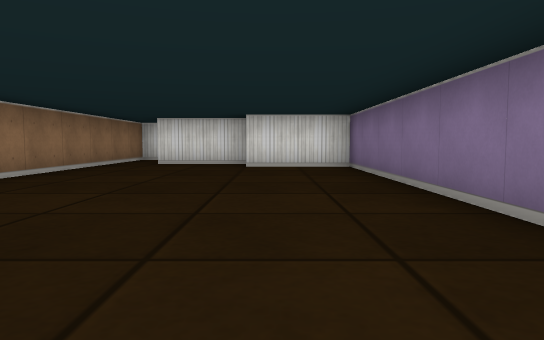
view 1 (above)

24 first-person views from a walk through a cub3D maze. The camera is about half as high as the walls, tilts 4° down and sees 70° across. The floor is counted in squares. Each view is taken from the middle of a square. On the plan, view 1 faces up. The plan holds only what a view shows up to about 9 squares ahead; the rest is blank.

view 2
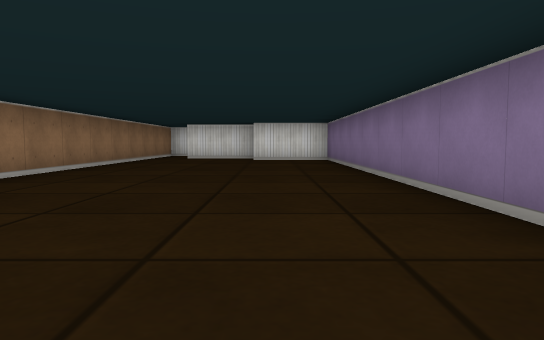

view 3
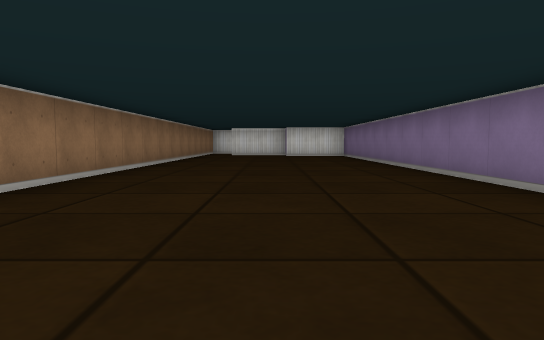

view 4
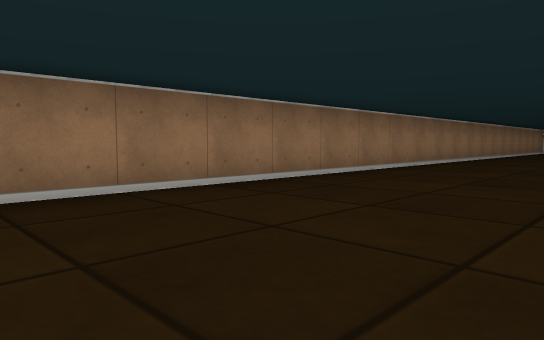

view 5
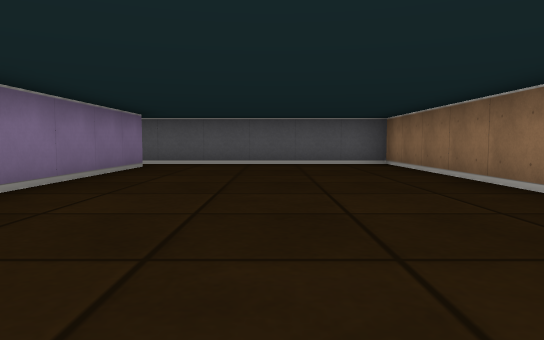

view 6
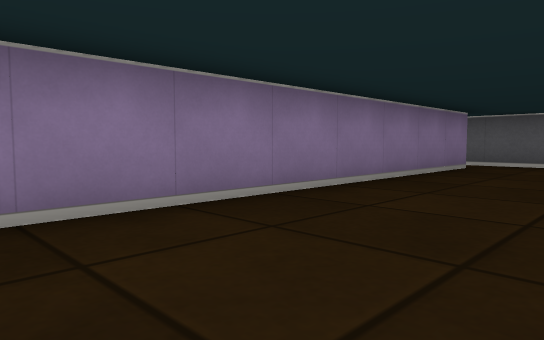

view 7
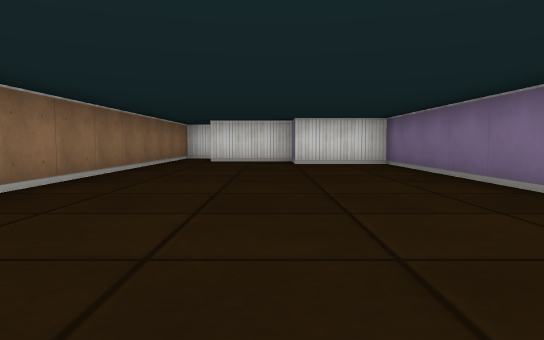

view 8
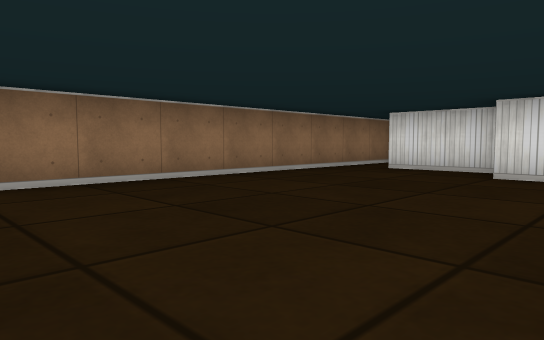

view 9
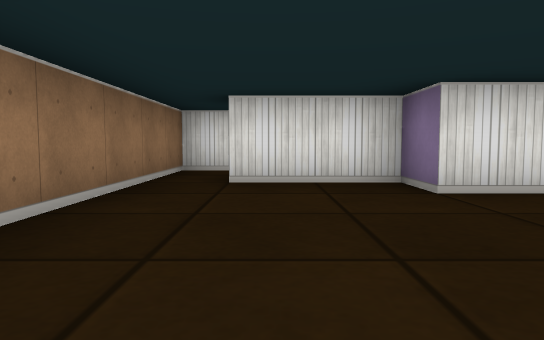

view 10
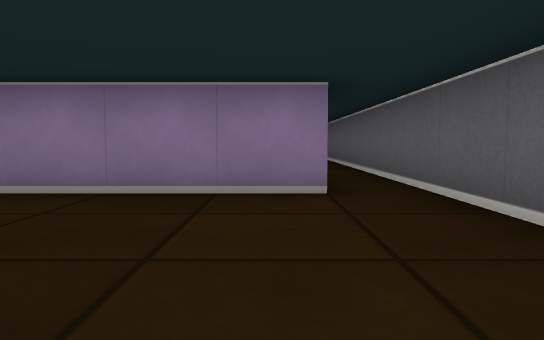

view 11
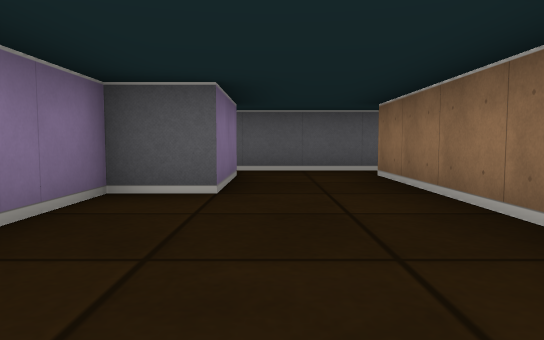

view 12
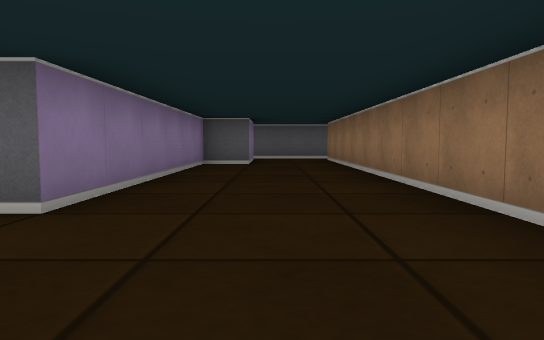

view 13
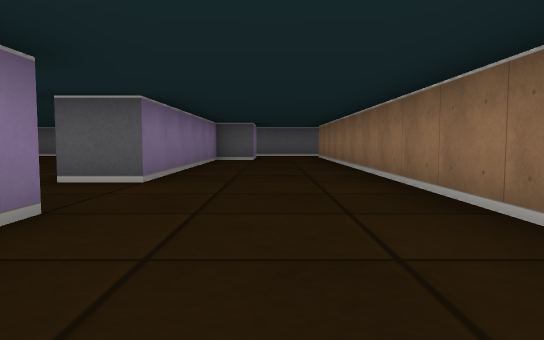

view 14
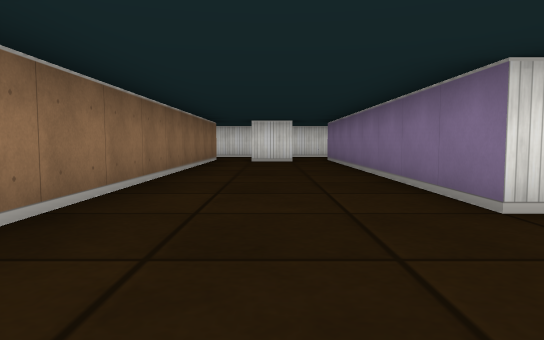

view 15
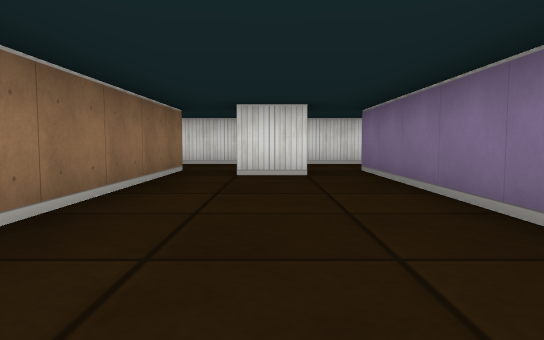

view 16
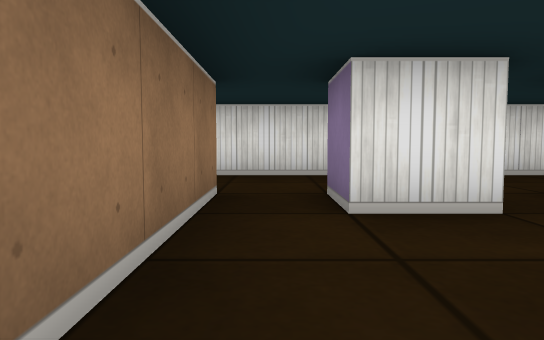

view 17
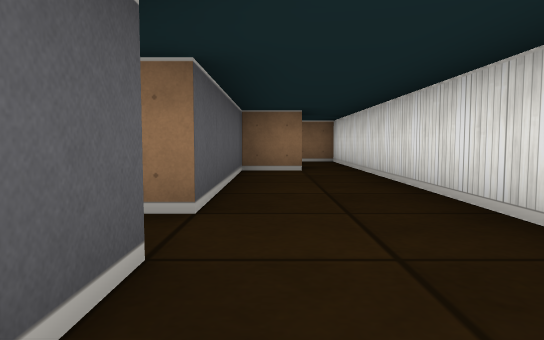

view 18
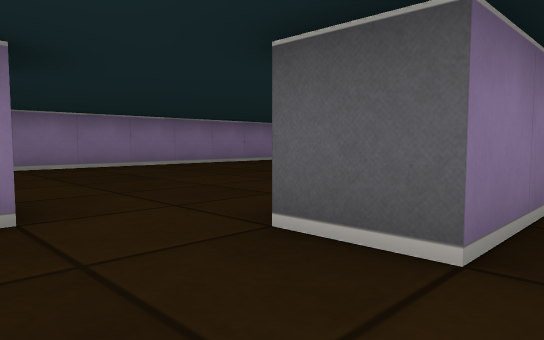

view 19
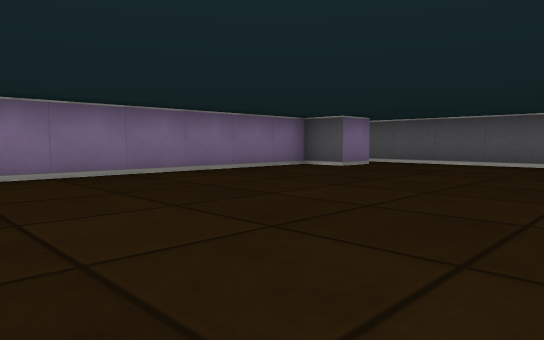

view 20
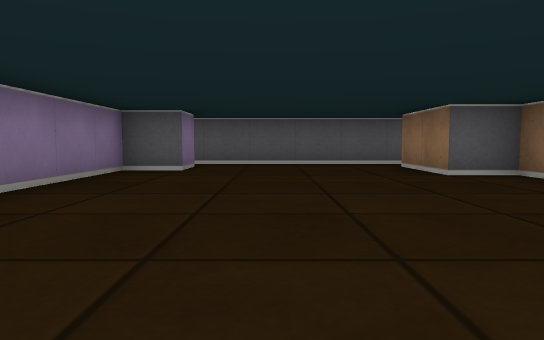

view 21
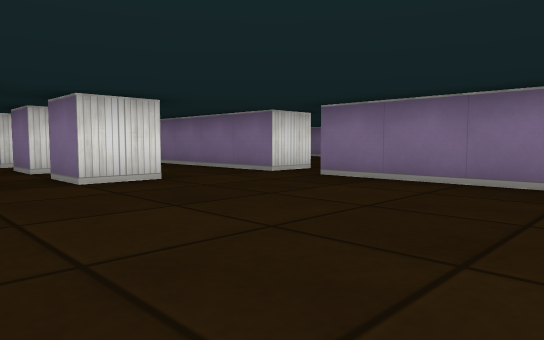

view 22
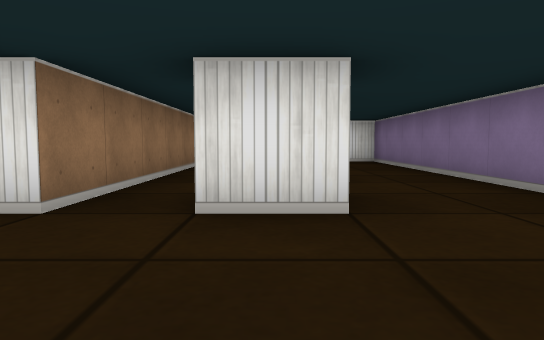

view 23
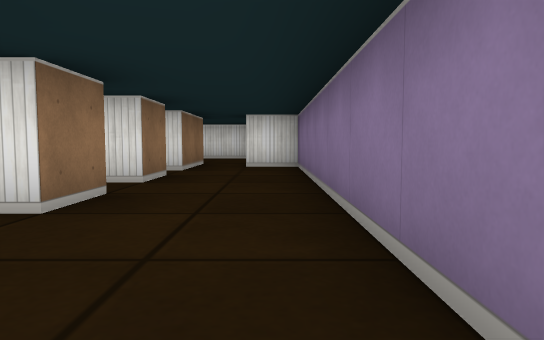

view 24
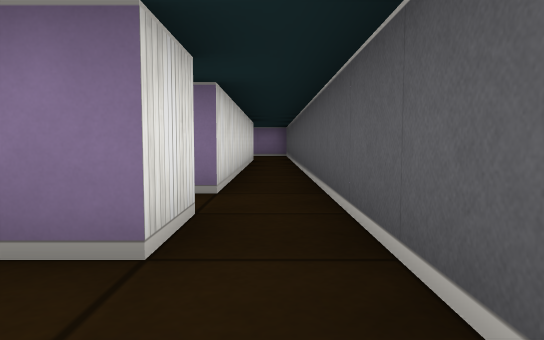

### Floor plan
Ten units are one square. View 1 is at (0, 0); x grows to the right and y downward. Boxes are objects, and circles mark ways between rooms. Rooms are numbered by the first view taken in them; rooms with no view inside come last. Other rooms are left out.
<svg viewBox="-40 -110 245 220">
<path fill="none" stroke="#000" d="M15 96 15 -75 -5 -75 -5 -85 -25 -85M-35 -85 -35 105 15 105M65 -5 65 -85M56 -75 45 -75 45 -85 54 -85M79 -105 -5 -105M-5 -95 -5 -85 35 -85 35 95M55 95 55 75 65 75 65 15 75 15M15 105 65 105M116 5 105 5 105 -5M135 5 135 -65 125 -65M75 69 75 75 85 75 85 95M135 95 125 95 125 85 135 85 135 15M115 -25 115 -15 105 -15 105 -25M95 -35 95 5 91 5M65 105 199 105M115 -45 115 -35 105 -35M115 -65 115 -55 111 -55M200 95 145 95M-5 -105 -35 -105 -35 -85"/>
<circle cx="25" cy="100" r="3" fill="#2a7"/>
<circle cx="-30" cy="-90" r="3" fill="#2a7"/>
<circle cx="60" cy="100" r="3" fill="#2a7"/>
<circle cx="-10" cy="-100" r="3" fill="#2a7"/>
<text x="-10" y="10">1</text>
<text x="50" y="-10">2</text>
<text x="110" y="40">3</text>
<text x="-20" y="-100">4</text>
</svg>
Room 1 opens to room 2. Room 1 opens to room 4. Room 2 opens to room 3. Room 2 opens to room 4.

Where each view was taken, in squares from view 1:
view 1: 0 up, 0 right, facing up
view 2: 3 down, 0 right, facing up
view 3: 6 down, 1 left, facing up
view 4: 9 down, 0 right, facing up-left
view 5: 2 down, 1 left, facing down
view 6: 2 down, 1 left, facing down-right
view 7: 1 down, 1 left, facing up
view 8: 2 up, 1 right, facing up-left
view 9: 4 up, 2 left, facing up
view 10: 9 down, 2 left, facing right
view 11: 4 down, 5 right, facing down
view 12: 1 up, 5 right, facing down
view 13: 3 up, 5 right, facing down
view 14: 2 down, 5 right, facing up
view 15: 2 up, 5 right, facing up
view 16: 5 up, 4 right, facing up
view 17: 9 up, 6 right, facing left
view 18: 0 up, 6 right, facing down-right
view 19: 2 down, 8 right, facing down-right
view 20: 2 down, 11 right, facing down
view 21: 5 down, 9 right, facing up-right
view 22: 3 down, 11 right, facing up
view 23: 1 down, 13 right, facing up
view 24: 10 down, 11 right, facing right
